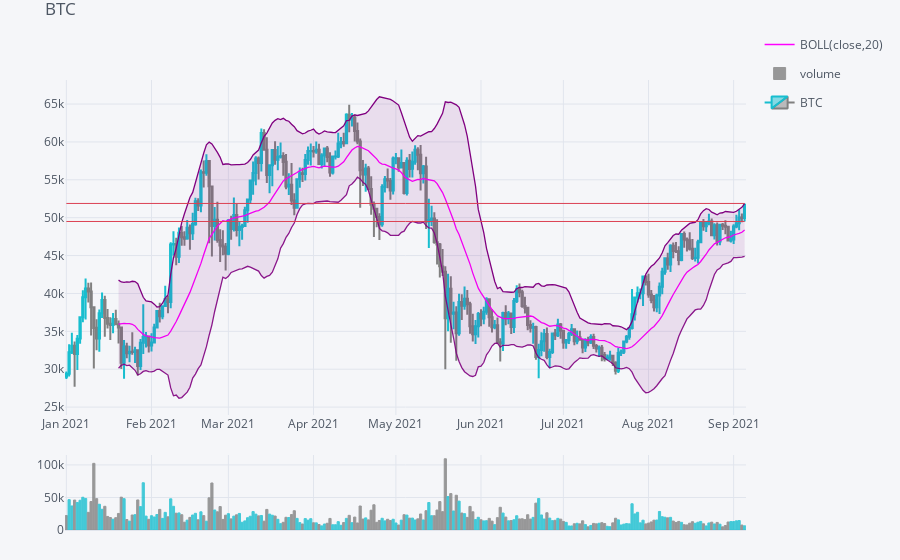

The cell this chart's notebook holds for it:
### Code cell
today = datetime.today().strftime('%Y-%m-%d')
nowMinus15 = (datetime.today() - timedelta(days=5)).strftime('%Y-%m-%d')
nowMinus30 = (datetime.today() - timedelta(days=30)).strftime('%Y-%m-%d')
qf.add_resistance(date = today)
qf.add_bollinger_bands(periods=20,boll_std=2,colors=['magenta','purple'],fill=True)
#qf.add_trendline(date0 = nowMinus30, date1 = today)
qf.add_support(date = today)
qf.add_volume()
qf.iplot(title = "BTC", name = "BTC")

### Figure 1 — Plotly figure (JSON) as saved in the notebook; plotly's stock layout.template omitted (floating-point values rounded to 4 significant figures; data arrays with more than 128 entries replaced by an {"elided": "..."} marker saying what was removed)
{"data": [{"legendgroup": "BOLL(close,20)", "line": {"color": "rgba(255, 0, 255, 1.0)", "dash": "solid", "shape": "linear", "width": 1.3}, "mode": "lines", "name": "BOLL(close,20)", "showlegend": true, "text": "", "type": "scatter", "x": {"elided": "248 str values"}, "y": {"elided": "248 mixed values"}, "yaxis": "y2"}, {"legendgroup": "BOLL(close,20)", "line": {"color": "rgba(128, 0, 128, 1.0)", "dash": "solid", "shape": "linear", "width": 1.3}, "mode": "lines", "name": "UPPER(close,20)", "showlegend": false, "text": "", "type": "scatter", "x": {"elided": "248 str values"}, "y": {"elided": "248 mixed values"}, "yaxis": "y2"}, {"fill": "tonexty", "fillcolor": "rgba(128, 0, 128, 0.1)", "legendgroup": "BOLL(close,20)", "line": {"color": "rgba(128, 0, 128, 0.8999999999999999)", "dash": "solid", "shape": "linear", "width": 1.3}, "mode": "lines", "name": "LOWER(close,20)", "showlegend": false, "text": "", "type": "scatter", "x": {"elided": "248 str values"}, "y": {"elided": "248 mixed values"}, "yaxis": "y2"}, {"marker": {"color": {"elided": "248 str values"}, "line": {"color": {"elided": "248 str values"}, "width": 1}}, "name": "volume", "opacity": 0.8, "orientation": "v", "text": "", "type": "bar", "x": {"elided": "248 str values"}, "y": {"elided": "248 float values"}, "yaxis": "y3"}, {"close": {"elided": "248 float values"}, "decreasing": {"line": {"color": "#808080"}}, "high": {"elided": "248 float values"}, "increasing": {"line": {"color": "#17BECF"}}, "low": {"elided": "248 float values"}, "name": "BTC", "open": {"elided": "248 float values"}, "showlegend": true, "type": "candlestick", "x": {"elided": "248 str values"}, "yaxis": "y2"}], "layout": {"autosize": true, "legend": {"bgcolor": "#F5F6F9", "font": {"color": "#4D5663"}}, "margin": {"b": 30, "l": 30, "r": 30, "t": 30}, "paper_bgcolor": "#F5F6F9", "plot_bgcolor": "#F5F6F9", "shapes": [{"line": {"color": "#db4052", "dash": "solid", "width": 1}, "type": "line", "x0": "2021-01-01", "x1": "2021-09-05", "xref": "x", "y0": 51880, "y1": 51880, "yref": "y2"}, {"line": {"color": "#db4052", "dash": "solid", "width": 1}, "type": "line", "x0": "2021-01-01", "x1": "2021-09-05", "xref": "x", "y0": 49500, "y1": 49500, "yref": "y2"}], "showlegend": true, "title": {"font": {"color": "#4D5663"}, "text": "BTC"}, "xaxis": {"anchor": "y2", "autorange": true, "gridcolor": "#E1E5ED", "range": ["2020-12-31 12:00", "2021-09-05 12:00"], "rangeselector": {"bgcolor": "rgba(150, 200, 250, 1)", "buttons": [{"count": 1, "label": "1m", "step": "month", "stepmode": "backward"}, {"count": 1, "label": "1y", "step": "year", "stepmode": "backward"}], "font": {"size": 13}, "visible": false, "x": 0, "y": 0.9}, "rangeslider": {"visible": false, "yaxis2": {}, "yaxis3": {}}, "showgrid": true, "tickfont": {"color": "#4D5663"}, "title": {"font": {"color": "#4D5663"}, "text": ""}, "type": "date", "zerolinecolor": "#E1E5ED"}, "yaxis": {"gridcolor": "#E1E5ED", "showgrid": true, "showticklabels": false, "tickfont": {"color": "#4D5663"}, "title": {"font": {"color": "#4D5663"}, "text": ""}, "zerolinecolor": "#E1E5ED"}, "yaxis2": {"autorange": true, "domain": [0.23, 0.9], "gridcolor": "#E1E5ED", "range": [23950.0, 68170.0], "showgrid": true, "tickfont": {"color": "#4D5663"}, "title": {"font": {"color": "#4D5663"}, "text": ""}, "type": "linear", "zerolinecolor": "#E1E5ED"}, "yaxis3": {"autorange": true, "domain": [0, 0.15], "gridcolor": "#E1E5ED", "range": [0, 115300.0], "showgrid": true, "tickfont": {"color": "#4D5663"}, "title": {"font": {"color": "#4D5663"}, "text": ""}, "type": "linear", "zerolinecolor": "#E1E5ED"}}}
